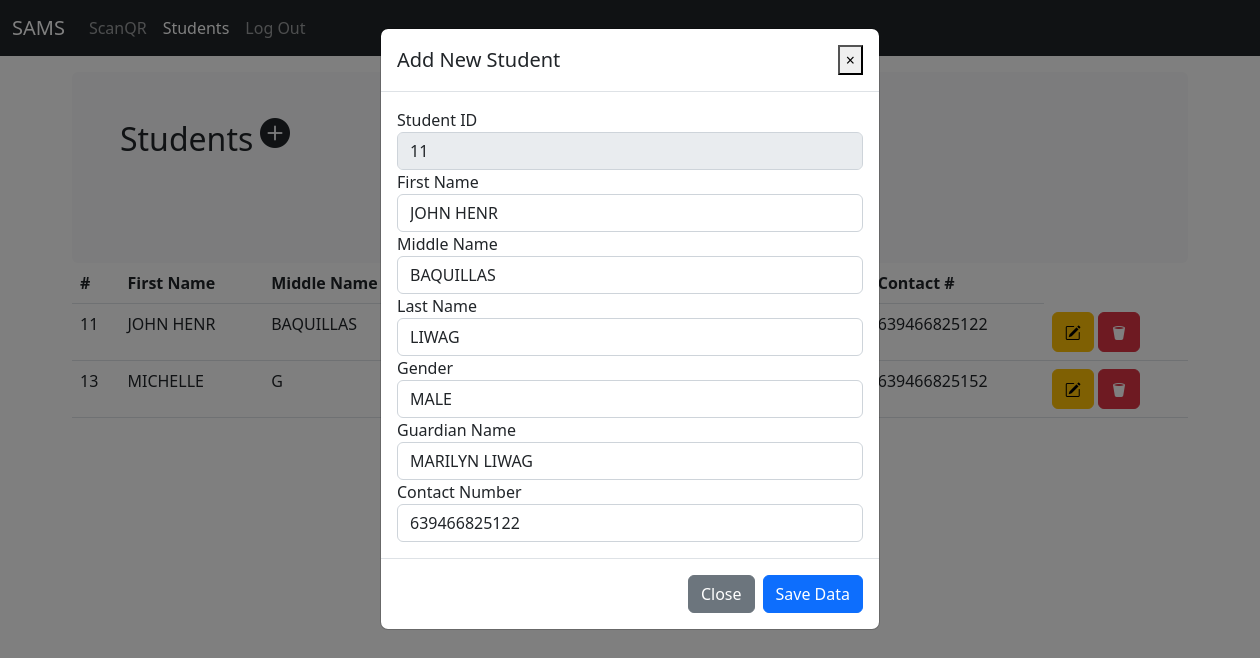
The page /pages/students.php?s_id=11 on the database its author committed.
### tables this page shows
CREATE TABLE `students` (
  `studentID` int(11) NOT NULL,
  `firstname` varchar(50) NOT NULL,
  `middlename` varchar(50) NOT NULL,
  `lastname` varchar(50) NOT NULL,
  `gender` varchar(10) NOT NULL,
  `nameOfguardian` varchar(50) NOT NULL,
  `cont_of_guardian` varchar(15) NOT NULL,
  `student_password` varchar(255) NOT NULL
);

### pages/students.php (the view, shortened to what this page needs)
<?php include "../connection/connection.php";
 ?>
<!doctype html>
<html lang="en">
  <head>
    <link rel="stylesheet" href="https://cdn.jsdelivr.net/npm/bootstrap-icons@1.7.1/font/bootstrap-icons.css">
<link href="../assets/dist/css/bootstrap.min.css" rel="stylesheet">
    <link href="navbar-top-fixed.css" rel="stylesheet">
  </head>
  <body>
<nav class="navbar navbar-expand-md navbar-dark fixed-top bg-dark">
  <div class="container-fluid">
    <a class="navbar-brand" href="#">SAMS</a>
    <div class="collapse navbar-collapse" id="navbarCollapse">
      <ul class="navbar-nav me-auto mb-2 mb-md-0">
         <li class="nav-item">
          <a class="nav-link " href="scanQR.php">ScanQR</a>
        </li>
        <li class="nav-item">
          <a class="nav-link active" aria-current="page" href="students.php">Students</a>
        </li>
        <li class="nav-item">
          <a class="nav-link" href="sign_in-admin.php">Log Out</a>
        </li>
      </ul>
    </div>
  </div>
</nav>
<main class="container">
  <div class="bg-light p-5 rounded">
    <h2>Students</h2><div class="add-button"><a data-toggle="modal" data-target="#studentaddmodal" ><i class="bi bi-plus-circle-fill"></i></a></div>
        </div>
   <table class="table table-hover">
            <thead>
              <tr>
                <th scope="col">#</th>
                <th scope="col">First Name</th>
                <th scope="col">Middle Name</th>
                <th scope="col">Last Name</th>
                <th scope="col">Gender</th>
                <th scope="col">Guardian</th>
                <th scope="col">Contact #</th>
              </tr>
            </thead>
            <tbody>
<?php
if(isset($_GET['s_id']) && isset($_GET['s_id']) > 0){
 $gID = $_GET['s_id'];
 $sq = "SELECT * FROM `students` WHERE studentID = $gID";
 $query_exe = mysqli_query($db,$sq);
 if($query_exe)
    {
                   if($row = mysqli_fetch_assoc($query_exe))
                    {
                    $temp_fname = $row['firstname'];
                    $temp_mname = $row['middlename'];
                    $temp_lname = $row['lastname'];
                    $temp_gender = $row['gender'];
                    $temp_gname = $row['nameOfguardian'];
                    $temp_contact = $row['cont_of_guardian'];
 }}
}
 ?>
              <?php
$sql = "SELECT * FROM `students`";
$result = $db->query($sql);
if ($result->num_rows > 0) {
    while($row = $result->fetch_assoc()) {
        $eid = $row ['studentID'];
        $fname = $row['firstname'];
        $mname = $row['middlename'];
        $lname= $row['lastname'];
        $gender= $row['gender'];
        $gname= $row['nameOfguardian'];
        $contact = $row['cont_of_guardian'];
      echo '<tr>';
      echo '
                                <td scope="row">'.$eid.'</td>
                                <td>'.$fname.'</td>
                                <td>'.$mname.'</td>
                                <td>'.$lname.'</td>
                                <td>'.$gender.'</td>
                                <td>'.$gname.'</td>
                                <td>'.$contact.'</td>
                                <td>';
                                 echo "<a href='students.php?s_id=$eid'  class='btn btn-warning editbtn'><i class='bi bi-pencil-square'></i></a>
                                 <button class='btn btn-danger deletebtn '><i class='bi bi-trash2-fill'></i></button>
                              </th>";
                            echo '</tr>';
    }
} else {
    echo '
                              <div class="results">No Data Record </div>';
}
?>
            </tbody>
          </table>
<div class="modal fade" id="editmodal" tabindex="-1" role="dialog" aria-labelledby="exampleModalLabel"
        aria-hidden="true">
        <div class="modal-dialog" role="document">
            <div class="modal-content">
                <div class="modal-header">
                    <h5 class="modal-title" id="exampleModalLabel">Add New Student </h5>
                    <button href=<?php unset($_SESSION['s_id']); ?>type="button" class="close" data-dismiss="modal" aria-label="Close">
                        <span aria-hidden="true">&times;</span>
                    </button>
                </div>
                <form action="saveEdit.php" method="POST">
                    <div class="modal-body">
                       <div class="form-group">
                            <label> Student ID </label>
                            <input  readonly oninput="this.value = this.value.toUpperCase()" required type="text" name="sID" class="form-control" placeholder="Enter Student ID" value="<?php echo $_GET['s_id'] ?>">
                        </div>
                        <div class="form-group">
                            <label> First Name </label>
                            <input  oninput="this.value = this.value.toUpperCase()" required type="text" name="fname" class="form-control" placeholder="Enter First Name" value="<?php if(isset($_GET['s_id']) > 0 ){echo $temp_fname;}?>">
                        </div>
                        <div class="form-group">
                            <label> Middle Name </label>
                            <input  oninput="this.value = this.value.toUpperCase()" required type="text" name="mname" class="form-control" placeholder="Enter Middle Name" value="<?php if(isset($_GET['s_id']) > 0 ){echo $temp_mname;}?>">
                        </div>
                        <div class="form-group">
                            <label> Last Name </label>
                            <input  oninput="this.value = this.value.toUpperCase()" required type="text" name="lname" class="form-control" placeholder="Enter Last Name"value="<?php if(isset($_GET['s_id']) > 0 ){echo $temp_lname;}?>">
                        </div>
                        <div class="form-group">
                            <label> Gender </label>
                            <input  oninput="this.value = this.value.toUpperCase()" required type="text" name="gender" class="form-control" placeholder="Enter Gender" value="<?php if(isset($_GET['s_id']) > 0 ){echo $temp_gender;}?>">
                        </div>
                        <div class="form-group">
                            <label> Guardian Name </label>
                            <input  oninput="this.value = this.value.toUpperCase()" required type="text" name="gname" class="form-control" placeholder="Enter Guardian Name" value="<?php if(isset($_GET['s_id']) > 0 ){echo $temp_gname;}?>">
                        </div>
                         <div class="form-group">
                            <label> Contact Number </label>
                            <input required type="number" name="contact" class="form-control" placeholder="Enter Contact #" value="<?php if(isset($_GET['s_id']) > 0 ){echo $temp_contact;}?>">
                        </div>
                    </div>
                    <div class="modal-footer">
                        <button type="button" class="btn btn-secondary" data-dismiss="modal">Close</button>
                        <button type="submit" name="insertdata" class="btn btn-primary">Save Data</button>
                    </div>
                </form>
            </div>
        </div>
    </div>
</main>
  </body>
</html>

### pages/navbar-top-fixed.css (style rules this page uses)
body { min-height: 75rem; padding-top: 4.5rem; }

### pages/students.php (style rules this page uses)
.add-button { color: ; font-size: 30px; position: relative; top:-60px; right: -140px; }
.bi { vertical-align: -.125em; fill: currentColor; }

### rows shown on the page
students: studentID "11", firstname "JOHN HENR", middlename "BAQUILLAS", cont_of_guardian "639466825122", fname "JOHN HENR", mname "BAQUILLAS", gender "MALE", gname "MARILYN LIWAG", contact "639466825122"
students: studentID "13", firstname "MICHELLE", middlename "G", cont_of_guardian "639466825152"
